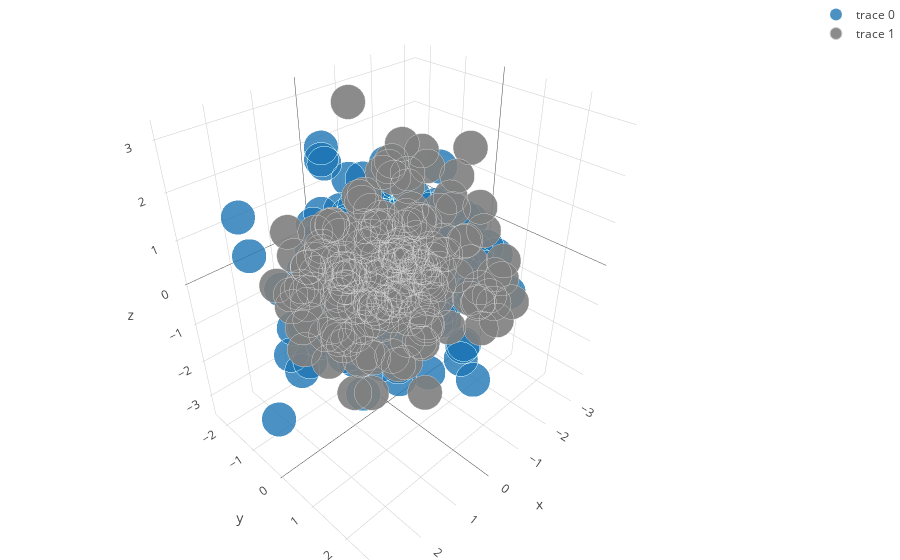

Notebook source saved alongside this figure:
### Code cell
import plotly as py
import plotly.graph_objs as go

import numpy as np

x, y, z = np.random.multivariate_normal(np.array([0,0,0]), np.eye(3), 200).transpose()
trace1 = go.Scatter3d(
    x=x,
    y=y,
    z=z,
    mode='markers',
    marker=dict(
        size=12,
        line=dict(
            color='rgba(217, 217, 217, 0.14)',
            width=0.5
        ),
        opacity=0.8
    )
)

x2, y2, z2 = np.random.multivariate_normal(np.array([0,0,0]), np.eye(3), 200).transpose()
trace2 = go.Scatter3d(
    x=x2,
    y=y2,
    z=z2,
    mode='markers',
    marker=dict(
        color='rgb(127, 127, 127)',
        size=12,
        symbol='circle',
        line=dict(
            color='rgb(204, 204, 204)',
            width=1
        ),
        opacity=0.9
    )
)
data = [trace1, trace2]
layout = go.Layout(
    margin=dict(
        l=0,
        r=0,
        b=0,
        t=0
    )
)
fig = go.Figure(data=data, layout=layout)
py.offline.iplot(fig, filename='simple-3d-scatter')

### Figure 1 — Plotly figure (JSON) as saved in the notebook; plotly's stock layout.template omitted (floating-point values rounded to 4 significant figures; data arrays with more than 128 entries replaced by an {"elided": "..."} marker saying what was removed)
{"data": [{"marker": {"line": {"color": "rgba(217, 217, 217, 0.14)", "width": 0.5}, "opacity": 0.8, "size": 12}, "mode": "markers", "type": "scatter3d", "x": {"elided": "200 float values"}, "y": {"elided": "200 float values"}, "z": {"elided": "200 float values"}}, {"marker": {"color": "rgb(127, 127, 127)", "line": {"color": "rgb(204, 204, 204)", "width": 1}, "opacity": 0.9, "size": 12, "symbol": "circle"}, "mode": "markers", "type": "scatter3d", "x": {"elided": "200 float values"}, "y": {"elided": "200 float values"}, "z": {"elided": "200 float values"}}], "layout": {"margin": {"b": 0, "l": 0, "r": 0, "t": 0}}}
